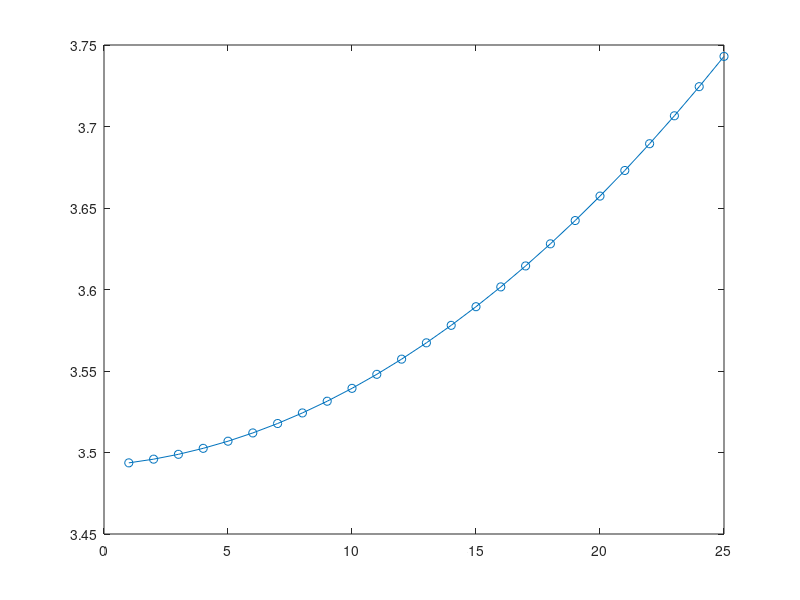

Write the MATLAB code that produced this figure.
d = 100;
w = 1:25;

delta_h = NaN(size(w));

for k = 1:length(w)
   theta1 = atan(w(k) / d) * 180 / pi;
   H1 = d * tan(theta1 * pi/180);

   delta_theta = 2;
   theta2 = theta1 + delta_theta;

   delta_h(k) = d * tan(theta2 * pi/180) - H1;
end

figure
plot(w, delta_h, 'o-');